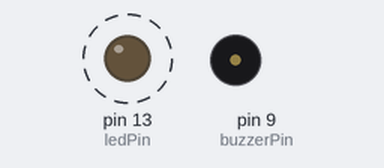
The sketch below on a simulated Arduino Uno, built with avr-gcc and run on an emulated ATmega328P. Shown: output pins drawn as LEDs (lit = HIGH), buzzer (waves = sounding, pin HIGH). Dashed ring = blinking.

Above: at 0.5 s.
Timing chart, 0 to 4.6 s (numbered marks = the images above):
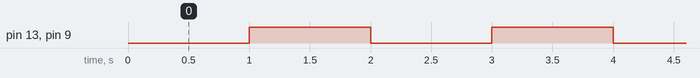

The sketch:

test_code_Kevin.ino
```cpp
/*

  Test code by Kevin to flash LEDs and ring the buzzer

 */

 // Pin constants
 const int buzzerPin = 9; // Analog output pin
 const int ledPin =  LED_BUILTIN;// the number of the LED pin

 // Time variables
 unsigned long previousMillis = 0;        // will store last time LED was updated
 const long interval = 1000;           // interval at which to blink (milliseconds)


 // State Variables
 int ledState = LOW;             // ledState used to set the LED
 int buzzerState = LOW;          // buzzerState used to set the buzzer

 void setup() {
    pinMode(ledPin, OUTPUT);
    pinMode(buzzerPin, OUTPUT);
    pinMode(buzzerPin, OUTPUT);
 }

 void loop() {
   // read the analog in value
   unsigned long currentMillis = millis();

   if (currentMillis - previousMillis >= interval) {
    // save the last time you blinked the LED
    previousMillis = currentMillis;

    // if the LED is off turn it on and vice-versa:
    if (ledState == LOW) {
      ledState = HIGH;
    } else {
      ledState = LOW;
    }

    if (buzzerState == LOW) {
      buzzerState = HIGH;
    } else {
      buzzerState = LOW;
    }

    // set the LED with the ledState of the variable:
    digitalWrite(ledPin, ledState);
    digitalWrite(buzzerPin, buzzerState);
   }
 }
```

Measured:
- by itself, pin 13 (ledPin), pin 9 (buzzerPin): alternates HIGH for 1.0 s and LOW for 1.0 s
